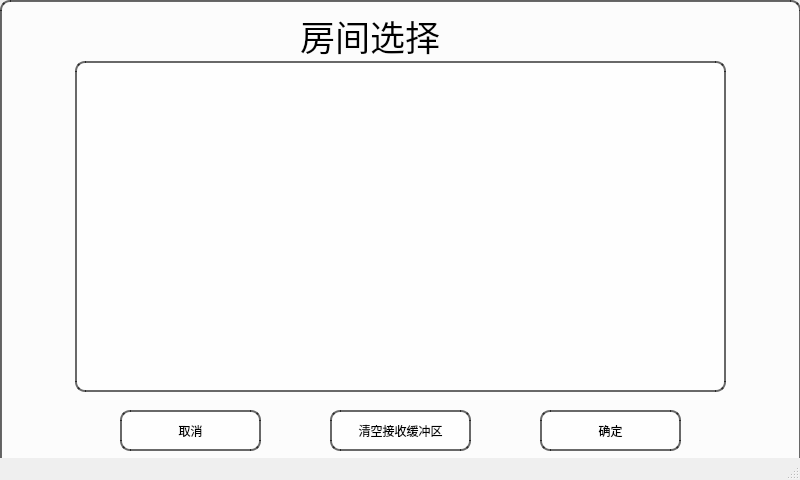
<?xml version="1.0" encoding="UTF-8"?>
<ui version="4.0">
 <class>in_optroomtype</class>
 <widget class="QMainWindow" name="in_optroomtype">
  <property name="geometry">
   <rect>
    <x>0</x>
    <y>0</y>
    <width>800</width>
    <height>480</height>
   </rect>
  </property>
  <property name="windowTitle">
   <string>MainWindow</string>
  </property>
  <widget class="QWidget" name="centralwidget">
   <widget class="QLabel" name="label">
    <property name="geometry">
     <rect>
      <x>300</x>
      <y>10</y>
      <width>211</width>
      <height>51</height>
     </rect>
    </property>
    <property name="font">
     <font>
      <family>宋体</family>
      <pointsize>26</pointsize>
     </font>
    </property>
    <property name="text">
     <string>房间选择</string>
    </property>
   </widget>
   <widget class="QPushButton" name="pushButton">
    <property name="geometry">
     <rect>
      <x>540</x>
      <y>410</y>
      <width>141</width>
      <height>41</height>
     </rect>
    </property>
    <property name="styleSheet">
     <string notr="true">border: 2px solid rgba(0, 0, 0, 150); /* 黑色边框，150为不透明度 */
    background-color: rgba(255, 255, 255, 200); /* 白色背景，200为不透明度 */
    border-radius: 10px; /* 圆角边框 */</string>
    </property>
    <property name="text">
     <string>确定</string>
    </property>
   </widget>
   <widget class="QPushButton" name="pushButton_2">
    <property name="geometry">
     <rect>
      <x>120</x>
      <y>410</y>
      <width>141</width>
      <height>41</height>
     </rect>
    </property>
    <property name="styleSheet">
     <string notr="true">border: 2px solid rgba(0, 0, 0, 150); /* 黑色边框，150为不透明度 */
    background-color: rgba(255, 255, 255, 200); /* 白色背景，200为不透明度 */
    border-radius: 10px; /* 圆角边框 */</string>
    </property>
    <property name="text">
     <string>取消</string>
    </property>
   </widget>
   <widget class="QTableView" name="tableView">
    <property name="geometry">
     <rect>
      <x>75</x>
      <y>61</y>
      <width>651</width>
      <height>331</height>
     </rect>
    </property>
    <property name="styleSheet">
     <string notr="true">border: 2px solid rgba(0, 0, 0, 150); /* 黑色边框，150为不透明度 */
    background-color: rgba(255, 255, 255, 200); /* 白色背景，200为不透明度 */
    border-radius: 10px; /* 圆角边框 */</string>
    </property>
   </widget>
   <widget class="QFrame" name="frame">
    <property name="geometry">
     <rect>
      <x>0</x>
      <y>0</y>
      <width>801</width>
      <height>481</height>
     </rect>
    </property>
    <property name="styleSheet">
     <string notr="true">border: 2px solid rgba(0, 0, 0, 150); /* 黑色边框，150为不透明度 */
    background-color: rgba(255, 255, 255, 200); /* 白色背景，200为不透明度 */
    border-radius: 10px; /* 圆角边框 */</string>
    </property>
    <property name="frameShape">
     <enum>QFrame::StyledPanel</enum>
    </property>
    <property name="frameShadow">
     <enum>QFrame::Raised</enum>
    </property>
    <widget class="QPushButton" name="pushButton_3">
     <property name="geometry">
      <rect>
       <x>330</x>
       <y>410</y>
       <width>141</width>
       <height>41</height>
      </rect>
     </property>
     <property name="styleSheet">
      <string notr="true">border: 2px solid rgba(0, 0, 0, 150); /* 黑色边框，150为不透明度 */
    background-color: rgba(255, 255, 255, 200); /* 白色背景，200为不透明度 */
    border-radius: 10px; /* 圆角边框 */</string>
     </property>
     <property name="text">
      <string>清空接收缓冲区</string>
     </property>
    </widget>
   </widget>
   <zorder>frame</zorder>
   <zorder>label</zorder>
   <zorder>pushButton</zorder>
   <zorder>pushButton_2</zorder>
   <zorder>tableView</zorder>
  </widget>
  <widget class="QStatusBar" name="statusbar"/>
 </widget>
 <resources/>
 <connections/>
</ui>
